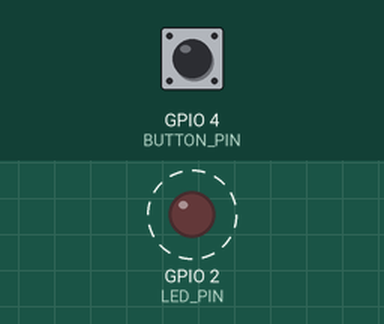
A sketch run on a simulated ESP32. On the bench: output pins drawn as LEDs (lit = HIGH). Dashed ring = blinking. The test bench sets the inputs (shaded band); at power-on: GPIO 4 (BUTTON_PIN) HIGH. Random numbers use the default seed unless the sketch sets one; what the sketch prints to the serial monitor is not drawn.

Above: at 1.2 s.
1.3 s: GPIO 4 (BUTTON_PIN) pulled LOW for 0.15 s
Timing chart, 0 to 10.3 s (numbered marks = the images above; inputs shaded):
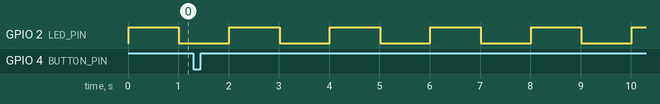

Measured:
- by itself, GPIO 2 (LED_PIN): alternates HIGH for 1.0 s and LOW for 1.0 s

The sketch:

sketch.ino
```cpp
#define LED_PIN 2
#define BUTTON_PIN 4
#define BUTTON_EVENT (1 << 0)
QueueHandle_t sensorQueue;
SemaphoreHandle_t serialMutex;
EventGroupHandle_t systemEvents;
// ---------------- LED TASK ----------------
void ledTask(void *parameter)
{
  while (1)
  {
    digitalWrite(LED_PIN, HIGH);

  if (xSemaphoreTake(serialMutex, portMAX_DELAY))
  {
    Serial.println("[LED TASK] LED ON");

    xSemaphoreGive(serialMutex);
  }

    vTaskDelay(pdMS_TO_TICKS(1000));

    digitalWrite(LED_PIN, LOW);

  if (xSemaphoreTake(serialMutex, portMAX_DELAY))
  {
    Serial.println("[LED TASK] LED OFF");

    xSemaphoreGive(serialMutex);
  }

    vTaskDelay(pdMS_TO_TICKS(1000));
  }
}

// ---------------- UART TASK ----------------
void uartTask(void *parameter)
{
  while (1)
  {
    if (xSemaphoreTake(serialMutex, portMAX_DELAY))
    {
      Serial.println("[UART TASK] FreeRTOS system running");

      xSemaphoreGive(serialMutex);
    }

    vTaskDelay(pdMS_TO_TICKS(2000));
  }
}
// ---------------- SENSOR TASK ----------------
void sensorTask(void *parameter)
{
  int sensorValue;

  while (1)
  {
    sensorValue = random(0, 4096);
    xQueueSend(sensorQueue, &sensorValue, portMAX_DELAY);

  if (xSemaphoreTake(serialMutex, portMAX_DELAY))
{
  Serial.print("[SENSOR TASK] Sensor = ");
  Serial.println(sensorValue);

  xSemaphoreGive(serialMutex);
}

    vTaskDelay(pdMS_TO_TICKS(500));
  }
}
// ---------------- MONITOR TASK ----------------
void monitorTask(void *parameter)
{
  int receivedValue;

  while (1)
  {
    if (xQueueReceive(sensorQueue, &receivedValue, portMAX_DELAY))
    {
      if (xSemaphoreTake(serialMutex, portMAX_DELAY))
{
  Serial.print("[MONITOR TASK] Received = ");
  Serial.println(receivedValue);

  xSemaphoreGive(serialMutex);
  }
    }
  }
}
// ---------------- BUTTON TASK ----------------
void buttonTask(void *parameter)
{
  while (1)
  {
    if (digitalRead(BUTTON_PIN) == LOW)
    {
      if (xSemaphoreTake(serialMutex, portMAX_DELAY))
      {
        Serial.println("[BUTTON TASK] Button PRESSED");
        xEventGroupSetBits(systemEvents, BUTTON_EVENT);

        xSemaphoreGive(serialMutex);
      }

      vTaskDelay(pdMS_TO_TICKS(500));
    }

    vTaskDelay(pdMS_TO_TICKS(50));
  }
}
// ---------------- EVENT TASK ----------------
void eventTask(void *parameter)
{
  while (1)
  {
    EventBits_t events = xEventGroupWaitBits(
      systemEvents,
      BUTTON_EVENT,
      pdTRUE,
      pdFALSE,
      portMAX_DELAY
    );

    if (events & BUTTON_EVENT)
    {
      if (xSemaphoreTake(serialMutex, portMAX_DELAY))
      {
        Serial.println("[EVENT TASK] Button event received");

        xSemaphoreGive(serialMutex);
      }
    }
  }
}
// ---------------- SYSTEM STATUS TASK ----------------
void systemStatusTask(void *parameter)
{
  while (1)
  {
    if (xSemaphoreTake(serialMutex, portMAX_DELAY))
    {
      Serial.println("[SYSTEM TASK] System Status: RUNNING");
      Serial.println("[SYSTEM TASK] FreeRTOS multitasking active");

      xSemaphoreGive(serialMutex);
    }

    vTaskDelay(pdMS_TO_TICKS(5000));
  }
}

// ---------------- SETUP ----------------
void setup()
{
  Serial.begin(115200);

  pinMode(LED_PIN, OUTPUT);
  pinMode(BUTTON_PIN, INPUT_PULLUP);

  // Create Event Group
  systemEvents = xEventGroupCreate();

  if (systemEvents == NULL)
  {
    Serial.println("Event group creation FAILED");
    while (1);
  }

  Serial.println("Event group created successfully");

  // Create Mutex
  serialMutex = xSemaphoreCreateMutex();

  if (serialMutex == NULL)
  {
    Serial.println("Mutex creation FAILED");
    while (1);
  }

  Serial.println("Mutex created successfully");

  // Create Queue
  sensorQueue = xQueueCreate(5, sizeof(int));

  if (sensorQueue == NULL)
  {
    Serial.println("Queue creation FAILED");
    while (1);
  }

  Serial.println("Queue created successfully");

  Serial.println("================================");
  Serial.println(" FREE RTOS MULTITASKING SYSTEM");
  Serial.println("================================");

  // Create LED task
  xTaskCreate(
    ledTask,
    "LED Task",
    2048,
    NULL,
    1,
    NULL
  );
  // Create Sensor task
  xTaskCreate(
    sensorTask,
    "Sensor Task",
    2048,
    NULL,
    2,
    NULL
  );
  // Create Monitor task
  xTaskCreate(
    monitorTask,
    "Monitor Task",
    2048,
    NULL,
    1,
    NULL
);
  // Create Button task
  xTaskCreate(
    buttonTask,
    "Button Task",
    2048,
    NULL,
    1,
    NULL
);
  // Create Event task
  xTaskCreate(
    eventTask,
    "Event Task",
    2048,
    NULL,
    1,
    NULL
);
  // Create System Status task
  xTaskCreate(
    systemStatusTask,
    "System Status Task",
    2048,
    NULL,
    1,
    NULL
);

  // Create UART task
  xTaskCreate(
    uartTask,
    "UART Task",
    2048,
    NULL,
    1,
    NULL
  );
}

// ---------------- LOOP ----------------
void loop()
{
}
```
